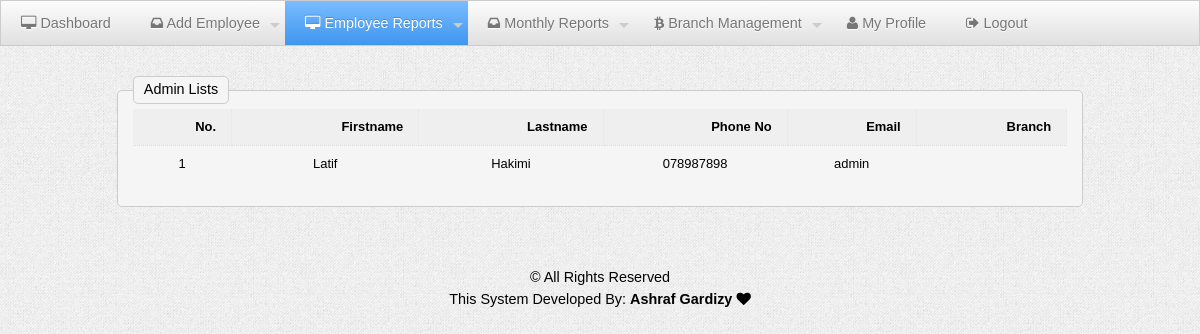
The app's page /admin_list.php (signed in) with its own data.
### tables this page shows
CREATE TABLE `employee` (
  `emp_id` int(11) NOT NULL,
  `firstname` varchar(100) DEFAULT NULL,
  `lastname` varchar(100) DEFAULT NULL,
  `phone` varchar(100) DEFAULT NULL,
  `email` varchar(100) DEFAULT NULL,
  `password` varchar(100) DEFAULT NULL,
  `b_id` int(11) DEFAULT NULL,
  `position` enum('exchanger','admin') DEFAULT NULL
);

### admin_list.php (the view, shortened to what this page needs)
<?php
require_once("db.php");
$query_sel_admins = "SELECT employee.emp_id, firstname, lastname, phone, email, name FROM employee LEFT JOIN branch ON employee.b_id=branch.b_id WHERE position='admin'";
$sel_admins = $con->query($query_sel_admins);
?>
<!DOCTYPE html>
<html>
<head>
    <?php require_once("relatives.php"); ?>
</head>
<body>
<ul class="menu">
    <li><a href="admin.php"><i class="fa fa-desktop"></i> Dashboard</a></li>
    <li><a href=""><i class="fa fa-inbox"></i> Add Employee </a>
    </li>
    <li class="current"><a href=""><i class="fa fa-desktop"></i> Employee Reports</a>
    </li>
    <li><a href=""><i class="fa fa-inbox"></i> Monthly Reports</a>
    </li>
    <li><a href=""><i class="fa fa-bitcoin"></i> Branch Management</a>
    </li>
    <li><a href="admin_profile.php"><i class="fa fa-user"></i> My Profile</a></li>
    <li><a href="logout.php"><i class="fa fa-sign-out"></i> Logout</a></li>
</ul>
<div class="grid">
    <fieldset>
    <legend>Admin Lists</legend>
        <table class="striped">
            <tr>
                <th>No.</th>
                <th>Firstname</th>
                <th>Lastname</th>
                <th>Phone No</th>
                <th>Email</th>
                <th>Branch</th>
            </tr>
            <?php $no = 1; while ($row = $sel_admins->fetch_object()) { ?>
            <tr>
                <td><?= $no; ?></td>
                <td><?= $row->firstname; ?></td>
                <td><?= $row->lastname; ?></td>
                <td><?= $row->phone; ?></td>
                <td><?= $row->email; ?></td>
                <td><?= $row->name; ?></td>
            </tr>
            <?php $no++; } ?>
        </table>
    </fieldset>
</div>
<div style="padding:40px;">
    <footer class="center">
        &copy; All Rights Reserved
        <br>
        This System Developed By: <strong>Ashraf Gardizy <i class="fa fa-heart"></i></strong>
    </footer>
</div>
</body>
</html>

### css/kickstart.css (style rules this page uses)
* { -webkit-box-sizing: border-box; -moz-box-sizing: border-box; box-sizing: border-box; }
a { color:#4D99E0;outline:0; }
strong,b { color:#000;font-weight:bold; }
.center { text-align:center; }
article,aside,details,figcaption,figure, footer,header,hgroup,menu,nav,section { display:block; }
ul, ol { padding:0; margin:0 0 20px 25px; }
li { padding:5px 0; margin:0; }
table { width:100%;margin:0 0 10px 0;text-align:left;border-collapse: collapse; }
th, td { padding:7px 10px;font-size:0.9em;border-bottom:1px dotted #ddd;text-align:left; }
tbody tr.last th, tbody tr.last td { border-bottom:0; }
table.striped tr.alt { background:#f5f5f5; }
table.striped tbody th { background:#f5f5f5;text-align:right;padding-right:15px;border-right:1px dotted #e5e5e5; }
table.striped tbody tr.alt th { background:#efefef; }

### css/style.css (style rules this page uses)
thead th, tbody th { font-family: "Arimo", arial, verdana, sans-serif; }
.menu { font-family: "Arimo", arial, verdana, sans-serif; }
body { margin:0; padding:0 0 0 0; color:#000; background:#efefef url(img/gray_jean.png); font:normal 0.9em/150% 'Arimo', arial, verdana, sans-serif; text-shadow: 0 0 1px transparent; }

### css/kickstart-forms.css (style rules this page uses)
fieldset { margin:30px 0 20px 0; padding:5px 15px 15px 15px; border:1px solid #ccc; background:#f5f5f5; -moz-border-radius:5px; -webkit-border-radius:5px; border-radius:5px; position: relative; top:0; left:0; }
legend { -moz-border-radius:5px; -webkit-border-radius:5px; border-radius:5px; border:1px solid #ccc; background:#f5f5f5; padding:2px 10px; margin:0 0 0 0; display:block; position: relative; top:0; left:0; }
input[type="text"], textarea, button, a.button, a, input[type="file"] { -moz-transition: -moz-box-shadow 0.5s, border 0.5s, background 0.5s; -webkit-transition: -webkit-box-shadow 0.5s, border 0.5s, background 0.5s; -o-transition: box-shadow 0.5s, border 0.5s, background 0.5s; transition: box-shadow 0.5s, border 0.5s, background 0.5s; }

### css/kickstart-menus.css (style rules this page uses)
.menu { margin:0;padding:0;line-height:100%; font-size:0; position:relative;z-index:1000; }
.menu:after { clear:both;content:' ';display:block;font-size:0;line-height:0;visibility:hidden;width:0;height:0 }
.menu li { margin:0;padding:0;list-style-type:none;display:inline-block;*display:inline;position:relative;zoom:1;line-height:inherit; top:0;left:0;font-size:16px; }
.menu li a { margin:0;padding:0;display:block;display:inline;display:inline-block;position:relative;zoom:1;line-height:100%;top:0;left:0; }
.menu li.has-menu a { padding-right:25px; }
.menu { border:1px solid #ccc; background: #eee; background: -moz-linear-gradient(top, rgba(252,252,252,1) 0%, rgba(224,224,224,1) 100%); background: -webkit-gradient(linear, left top, left bottom, color-stop(0%,rgba(252,252,252,1)), color-stop(100%,rgba(224,224,224,1))); background: -webkit-linear-gradient(top, rgba(252,252,252,1) 0%,rgba(224,224,224,1) 100%); background: -o-linear-gradient(top, rgba(252,252,252,1) 0%,rgba(224,224,224,1) 100%); background: linear-gradient(top, rgba(252,252,252,1) 0%,rgba(224,224,224,1) 100%); z-index:600; }
.menu li a { text-shadow:0px 1px 1px #fff; padding:15px 20px; text-decoration:none; font-size:0.9em; color: #777; }
.menu li.current>a, .menu li.current>a:hover, .menu li.current.hover>a { background: rgb(122,188,255); background: -moz-linear-gradient(top, rgba(122,188,255,1) 0%, rgba(96,171,248,1) 44%, rgba(64,150,238,1) 100%); background: -webkit-gradient(linear, left top, left bottom, color-stop(0%,rgba(122,188,255,1)), color-stop(44%,rgba(96,171,248,1)), color-stop(100%,rgba(64,150,238,1))); background: -webkit-linear-gradient(top, rgba(122,188,255,1) 0%,rgba(96,171,248,1) 44%,rgba(64,150,238,1) 100%); background: -o-linear-gradient(top, rgba(122,188,255,1) 0%,rgba(96,171,248,1) 44%,rgba(64,150,238,1) 100%); filter: progid:DXImageTransform.Microsoft.gradient( startColorstr='#7abcff', endColorstr='#4096ee',GradientType=0 ); background: linear-gradient(top, rgba(122,188,255,1) 0%,rgba(96,171,248,1) 44%,rgba(64,150,238,1) 100%); color:#fff; text-shadow:0px -1px 0 rgba(0,0,0,0.2); cursor: default; }

### css/kickstart-grid.css (style rules this page uses)
.grid { max-width:1220px; margin:0 auto; padding:0 2em; }
@media all and (min-width: 1024px) and (max-width: 1280px) { .grid { max-width: 1024px; } }

### admin_list.php (style rules this page uses)
td { text-align: center; }

### records on screen
employee: firstname "Latif", lastname "Hakimi", phone "078987898", email "admin"
